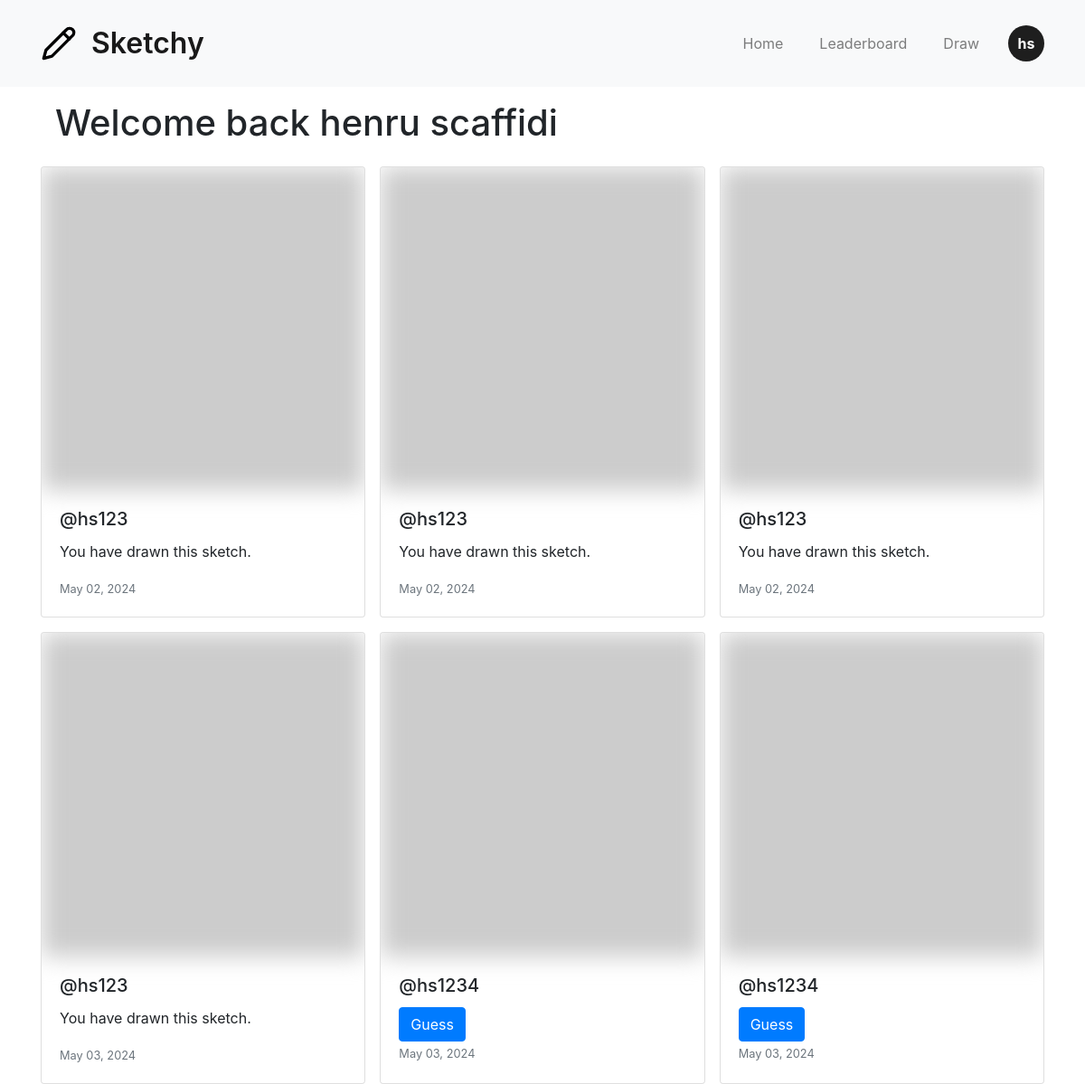
Before: / (signed in) with the older database file.
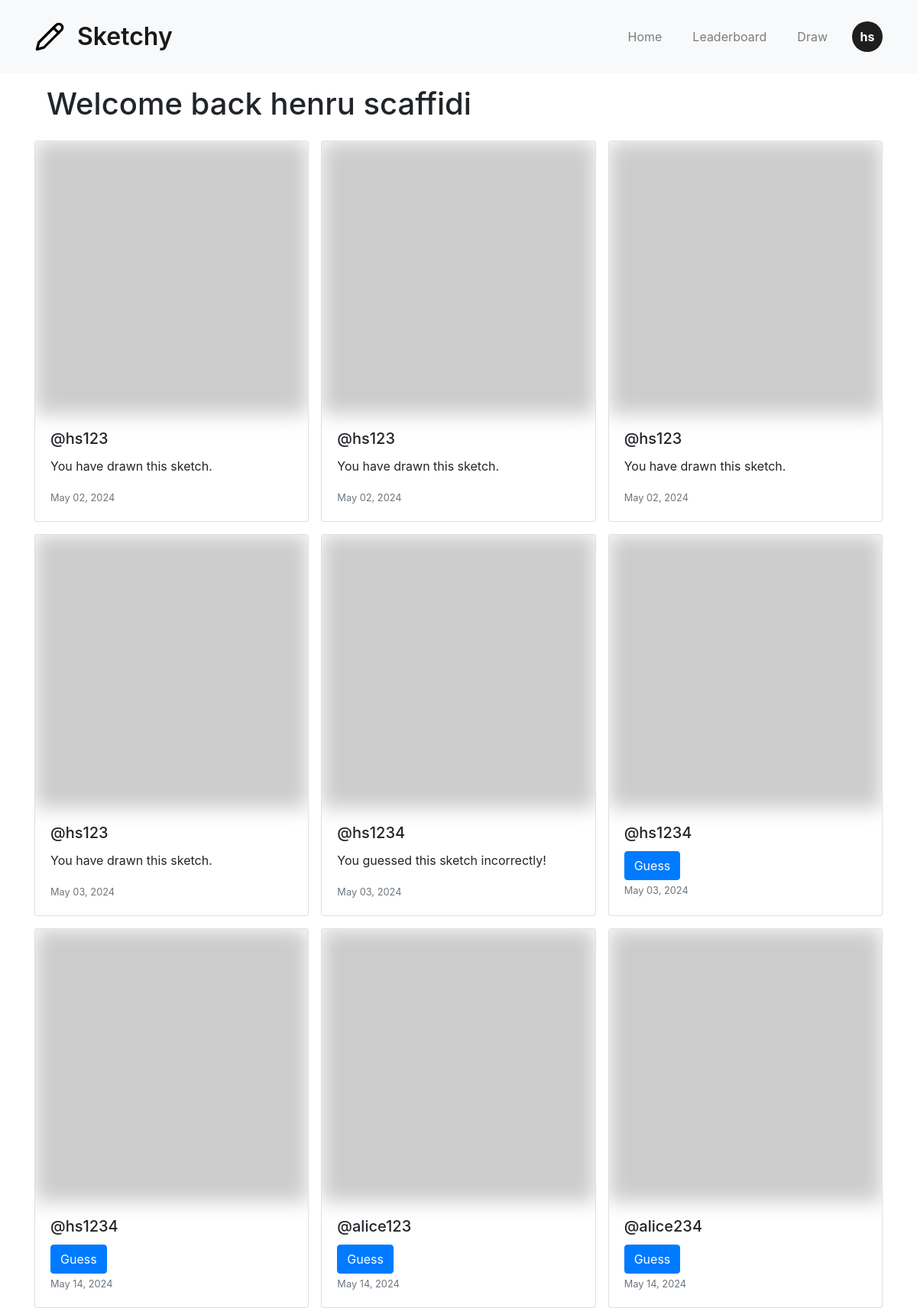
After: the same page with the newer database file.
### app/models.py (models this page shows)
class User(UserMixin, db.Model):
    id = db.Column(db.Integer, primary_key=True)
    first_name = db.Column(db.String(50), nullable=False)
    last_name = db.Column(db.String(50), nullable=False)
    username = db.Column(db.String(50), unique=True, nullable=False)
    email = db.Column(db.String(120), unique=True, nullable=False)
    pwd = db.Column(db.String(300), nullable=False)
    guessed = db.Column(db.Integer, default=0)
    points = db.Column(db.Integer, default=0)
    sketches = db.relationship('Sketch', backref='author', lazy='dynamic')

### app/routes.py (the view)
@app.route('/')
def index():
    sketches_data = []
    sketches = Sketch.query.all()
    for sketch in sketches:
        guess_session = GuessSession.query.filter_by(
            user_id=current_user.id,
            sketch_id=sketch.id
        ).first()
        cannot_guess = guess_session is not None or sketch.user_id == current_user.id
        guessed_correctly = guess_session.guess_correctly if guess_session else None
        if guess_session and guess_session.guess_at:
            date_format = "%b %d, %Y" if guess_session.guess_at.year == datetime.now().year else "%b %d, %Y"
            guessed_at = guess_session.guess_at.strftime(date_format)
        else:
            guessed_at = None
        date_format = "%b %d, %Y" if sketch.created_at.year == datetime.now().year else "%b %d, %Y"
        formatted_date = sketch.created_at.strftime(date_format)
        sketches_data.append({
            'id': sketch.id,
            'username': sketch.author.username,
            'date': formatted_date,
            'cannot_guess': cannot_guess,
            'guessed_correctly': guessed_correctly,
            'guessed_at': guessed_at
        })
    return render_template('index.html', sketches=sketches_data)

### app/routes.py (called while the page is built)
@login_manager.user_loader
def load_user(user_id):
    return db.session.get(User, user_id)

### app/templates/index.html (shortened to what this page needs)
{% extends "layout.html" %}
{% block head %}
    {{ super() }}
    <link rel="stylesheet" href="{{ url_for('static', filename='css/index.css') }}">
{% endblock %}
{% block content %}
    {% if current_user.is_authenticated %}
        <h1>Welcome back {{ current_user.first_name }} {{ current_user.last_name }}</h1>
    {% endif %}
    <div class="card-grid">
        {% for sketch in sketches %}
            <div class="card">
                <img src="https://picsum.photos/seed/{{ sketch.id }}/300/300" class="card-img-top" alt="...">
                <div class="card-body">
                    <h5 class="card-title">@{{ sketch.username }}</h5>
                    {% if sketch.cannot_guess %}
                        {% if sketch.guessed_correctly %}
                            <p class="card-text">You guessed correctly at {{ sketch.guessed_at }}!</p>
                        {% elif not sketch.guessed_correctly and sketch.guessed_at %}
                            <p class="card-text">You guessed this sketch incorrectly!</p>
                        {% else %}
                            <p class="card-text">You have drawn this sketch.</p>
                        {% endif %}
                    {% else %}
                        <a href="{{ url_for('set_sketch_id', sketch_id=sketch.id) }}" class="btn btn-primary" role="button">Guess</a>
                    {% endif %}
                    <p class="card-text"><small class="text-muted">{{ sketch.date }}</small></p>
                </div>
            </div>
        {% endfor %}
    </div>
{% endblock %}

### app/templates/layout.html (shortened to what this page needs)
<!DOCTYPE html>
<html lang="en">
	<head>
        {% block head %}
            <link rel="stylesheet" href="https://stackpath.bootstrapcdn.com/bootstrap/4.5.2/css/bootstrap.min.css">
            <link rel="stylesheet" href="{{ url_for('static', filename='css/style.css') }}">
        {% endblock %}
	</head>
	<body >
        <header>
            <nav class="navbar navbar-expand-sm navbar-light bg-light">
                <div class="container">
                    <a class="navbar-brand" href="/">
                        <img src="{{ url_for('static', filename='images/logo.svg') }}" alt="sketchy logo"/>
                        Sketchy
                    </a>
                    <div class="collapse navbar-collapse" id="navbarNav">
                        <ul class="navbar-nav ml-auto">
                            <li class="nav-item"><a class="nav-link" href="{{ url_for('index') }}">Home</a></li>
                            <li class="nav-item"><a class="nav-link" href="{{ url_for('leaderboard') }}">Leaderboard</a></li>
                            <li class="nav-item"><a class="nav-link" href="{{ url_for('draw') }}">Draw</a></li>
                            {% if current_user.is_authenticated %}
                                <div class="nav-item dropdown avatar">
                                    <a href="#" role="button" id="avatar-dropdown" data-toggle="dropdown" aria-haspopup="true" aria-expanded="false">
                                        {{ current_user.first_name[0] }}{{ current_user.last_name[0] }}
                                    </a>
                                </div>
                            {% else %}
                                <a class="btn btn-primary" href="{{ url_for('login') }}" role="button">Login</a>
                            {% endif %}
                        </ul>
                    </div>
                </div>
            </nav>
        </header>
        <div class="container">{% block content %}{% endblock %}</div>
	</body>
</html>

### app/static/css/style.css (style rules this page uses)
:root { --primary: #ffffff; --accent: #1E1E1E; --black: #171717; --border: rgba(221, 221, 221, 0.2); --transition-time: 150ms; --border-radius: 0.3em; font-family: 'Inter', sans-serif;; }
body { margin: 0; }
.navbar { height: 6rem; }
.navbar-brand { display: flex; align-items: center; justify-content: center; gap: 1rem; font-weight: 600; font-size: 2rem; }
.navbar-brand > img { width: 2.5rem; height: 2.5rem; }
.navbar-nav { gap: 1.5rem; }
div.avatar { display: flex; justify-content: center; align-items: center; width: 2.5em; height: 2.5em; background-color: var(--accent); text-align: center; border-radius: 50%; cursor: pointer; }
div.avatar > a { color: var(--primary); font-weight: bold; }

### app/static/css/index.css (style rules this page uses)
.card-grid { display: grid; grid-template-columns: repeat(3, 1fr); grid-gap: 1rem; }
.card { overflow: hidden; }
.card-img-top { filter: blur(0.8rem); pointer-events: none; }
h1 { padding: 1rem; }

Changed rows visible on the page:
now on one of the page's lists (row edited): User: username "hs1234"
changed User "hs1234": text "Guess" → "You guessed this sketch incorrectly!"
added User: username "alice123", date "May 14, 2024"
added User: username "alice234", date "May 14, 2024"
